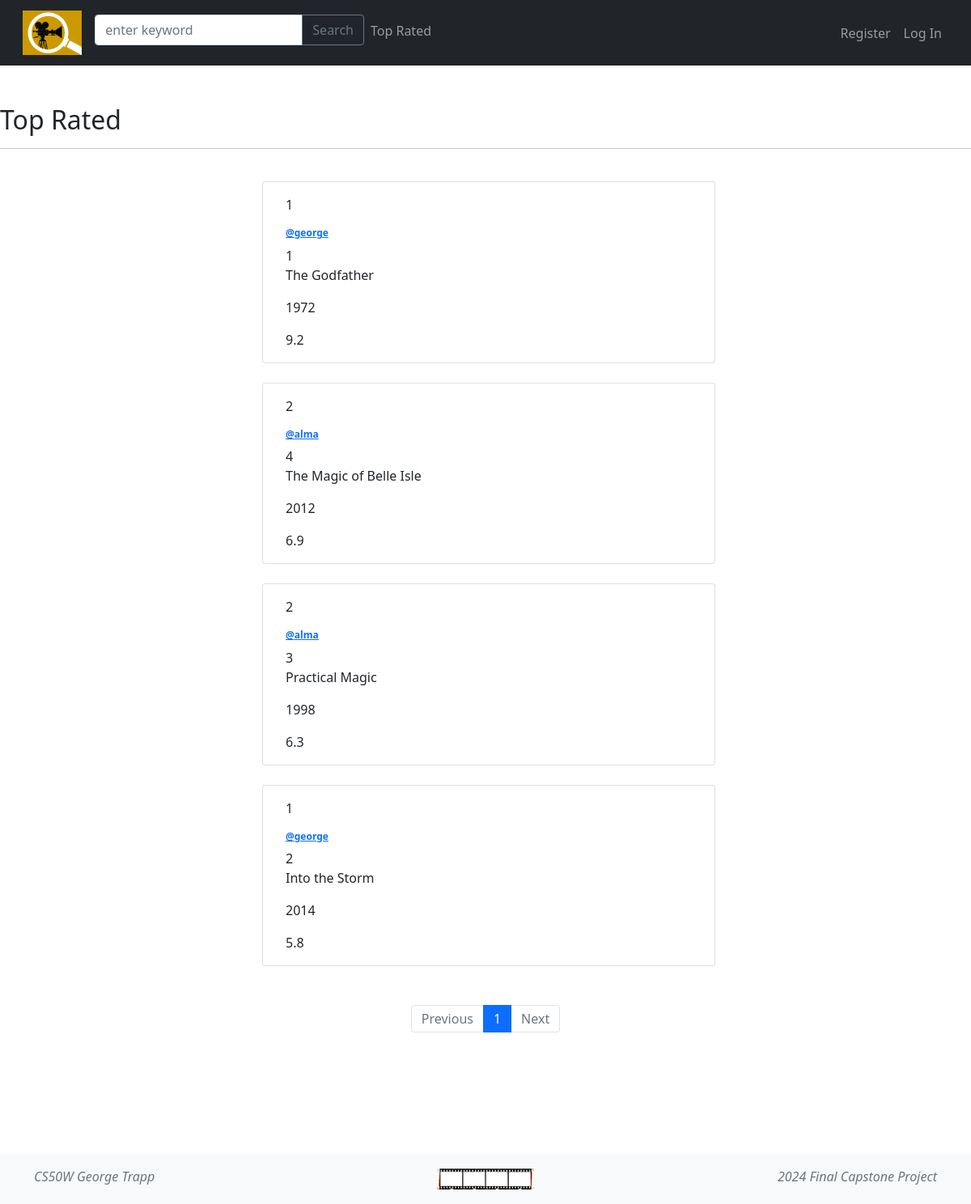
The page /top_rated on the database as committed earlier.
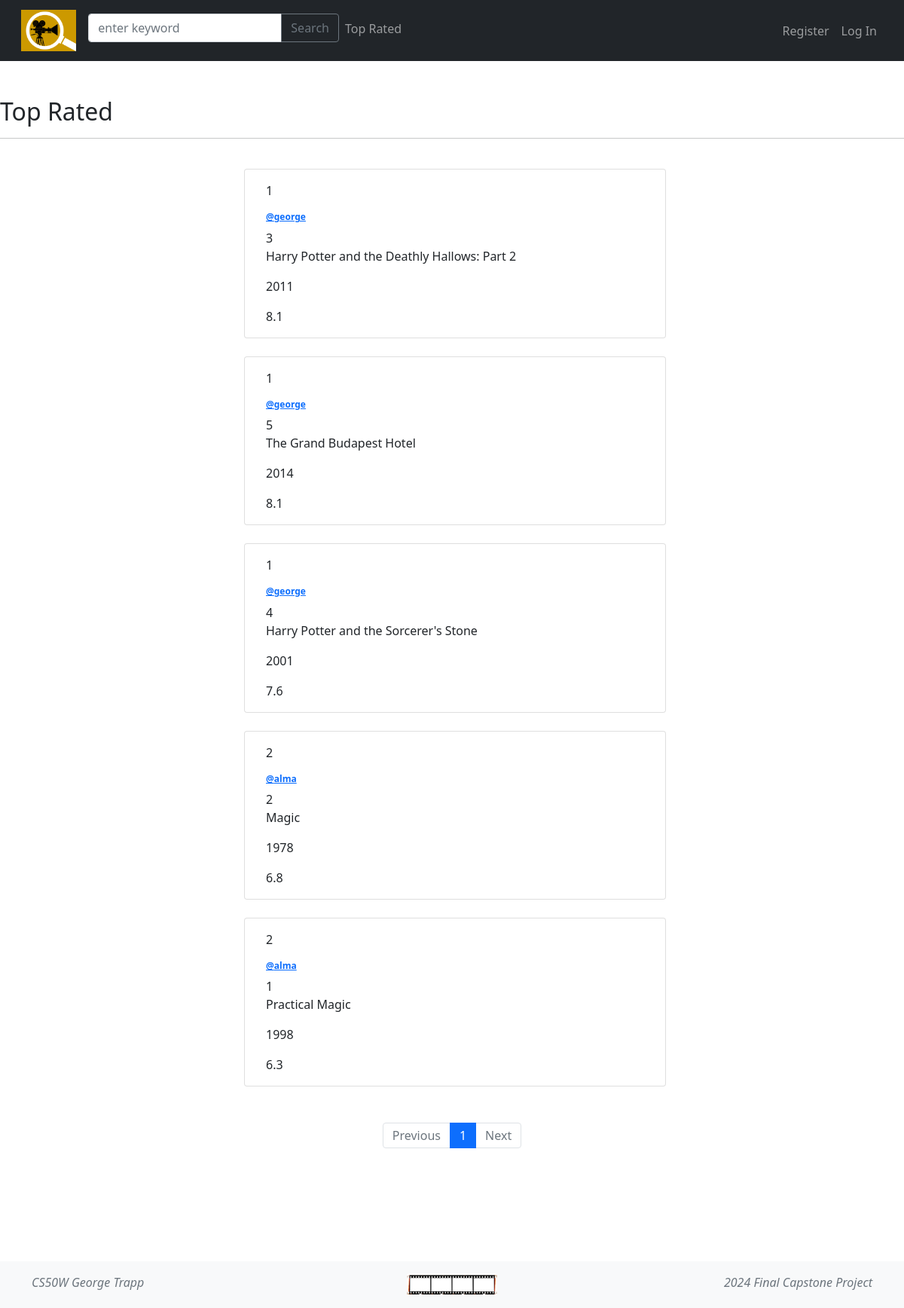
The same page on the database as committed later.
### movies/models.py (models this page shows, shortened)
class Movie(models.Model):
    user = models.ForeignKey(User, on_delete=models.CASCADE, related_name="movie_user")
    imdb_id = models.CharField(unique=True, max_length=100)
    title = models.CharField(max_length=100)
    year = models.CharField(max_length=100)
    poster = models.CharField(max_length=1000)
    type = models.CharField(max_length=100)
    rated = models.CharField(max_length=10)
    runtime = models.CharField(max_length=10)
    director = models.CharField(max_length=100)
    actors = models.CharField(max_length=100)
    plot = models.CharField(max_length=1000)
    genre = models.CharField(max_length=100)
    awards = models.CharField(max_length=100)
    metascore = models.CharField(max_length=10)
    imdb_rating = models.CharField(max_length=10)
    is_bookmarked = models.BooleanField(default=True)
    my_list = models.ManyToManyField(User, blank=True, null=True, related_name="_movie_mylist")

class User(AbstractUser):
    pass

### movies/views.py (the view)
# urls.py: path("top_rated", views.top_rated, name="_top_rated"),
def top_rated(request):
    movies = Movie.objects.all().order_by("imdb_rating").reverse()
    print("Debug - top_rated: Movie  <QuerySet")
    paginator = Paginator(movies, 5)
    page_number = request.GET.get("page")
    page_obj = paginator.get_page(page_number)
    return render(request, "movies/top-rated.html", {"page_obj": page_obj})

### movies/templates/movies/top-rated.html (shortened to what this page needs)
{% extends "movies/layout.html" %}
{% block body %}
<br>
<h2>Top Rated</h2>
<hr>
<br>
<div class="container">
   {% for movie in page_obj %}
   <div class="row justify-content-center mb-4">
      <div class="ms-2 card" style="width: 35rem" data-id="{{movie.id}}";>
         <div class="card-body rounded">
            <p>{{movie.user.id}}</p>
            <h5 class="card-title"><a href="{% url '_profile' user_id=movie.user.id%}"><b>@{{ movie.user}}</b></h5></a>
            {{movie.id}}
            <p class="card-text" id="post_content">{{movie.title}}</p>
            <p class="card-text" id="post_content">{{movie.year}}</p>
            <p class="card-text" id="post_content">{{movie.imdb_rating}}</p>
         </div>
      </div>
      <br>
   </div>
   {% endfor %}
   <br>
   <nav aria-label="Page">
      <ul class="pagination justify-content-center">
         {% if page_obj.has_previous %}
         <li class="page-item">
            <a class="page-link" href="?page={{ page_obj.previous_page_number }}">Previous</a>
         </li>
         {% else %}
         <li class="page-item disabled">
            <a class="page-link" href="#" tabindex="-1" aria-disabled="True">Previous</a>
         </li>
         {% endif %}
         {% for i in page_obj.paginator.page_range %}
         {% if page_obj.number == i %}
         <li class="page-item active" aria-current="page">
            <span class="page-link">
               {{ i }}
            </span>
         </li>
         {% else %}
         <li class="page-item"><a class="page-link" href="?page={{ i }}">{{ i }}</a></li>
         {% endif %}
         {% endfor %}
         {% if page_obj.has_next %}
         <li class="page-item">
            <a class="page-link" href="?page={{ page_obj.next_page_number }}">Next</a>
         </li>
         {% else %}
         <li class="page-item disabled">
            <a class="page-link" href="#" tabindex="-1" aria-disabled="True">Next</a>
         </li>
         {% endif %}
      </ul>
   </nav>
   {% endblock %}

### movies/templates/movies/layout.html (shortened to what this page needs)
{% load static %}
<!DOCTYPE html>
<html lang="en">
<head>
  <link rel="stylesheet" href="https://cdn.jsdelivr.net/npm/bootstrap@4.3.1/dist/css/bootstrap.min.css"
>
  <link rel="stylesheet" href="{% static 'movies/styles.css' %}" />
</head>
<body>
  <link href="https://cdn.jsdelivr.net/npm/bootstrap@5.0.2/dist/css/bootstrap.min.css" rel="stylesheet"
>
  <nav class="navbar navbar-expand-md navbar-dark bg-dark">
    <div class="container-fluid">
      <a class="navbar-brand abs" href="{% url 'index' %}"><img src="{% static 'movies/media/film-camera.png' %}" alt=""
          height="55"></a>
        <div class="navbar-collapse collapse" id="collapseNavbar">
          <ul class="navbar-nav">
            <li class="nav-item">
              <form action="{% url 'search' %}" method="post">
                <div class="input-group mb-2">
                  <input type="text" name="keyword" class="form-control" placeholder="enter keyword" aria-label="enter keyword"
                    aria-describedby="button-addon2">
                  <button class="btn btn-outline-secondary" type="submit" id="button-addon2">Search</button>
                </div>
              </form>
            </li>
            <li class="nav-item">
              <a class="nav-link" href="{% url '_top_rated' %}">Top Rated</a>
            </li>
          </ul>
          <ul class="navbar-nav ms-auto">
            {% if user.is_authenticated %}
            <li class="nav-item">
              <h1 style="color: white">{{ user.id }}</h1>
              <a class="nav-link" href="{% url '_profile' user_id=user.id %}"><strong>{{ user.username }}</strong>
                <sup><span class="badge badge-pill badge-danger" id="notifications"></span></sup></a>
            </li>
            <li class="nav-item">
              <a class="nav-link" href="{% url 'logout' %}">Log Out</a>
            </li>
            {% else %}
            <li class="nav-item">
              <a class="nav-link" href="{% url 'register' %}">Register</a>
            </li>
            <li class="nav-item">
              <a class="nav-link" href="{% url 'login' %}"> Log In</a>
            </li>
            {% endif %}
          </ul>
        </div>
    </div>
  </nav>
  <div class="body">
    <br>
    {% block body %}
    {% endblock %}
  </div>
  <footer class="footer mt-auto py-3 bg-light fixed-bottom">
    <div class="container">
      <div class="row">
        <div class="col">
          <i><a href="https://linkedin.com/in/georgetrapp/" class="text-decoration-none text-secondary">CS50W George Trapp</a></i>
        </div>
        <div class="col">
          <img src="{% static 'movies/media/filmstrip.jpg' %}" class="rounded mx-auto d-block" alt="" height="30">
        </div>
        <div class="col text-right">
          <i><a href="https://cs50.harvard.edu/web/2020/projects/final/capstone/" class="text-decoration-none text-secondary">2024 Final Capstone Project</a></i>
        </div>
  </footer>
</body>
</html>

### movies/static/movies/styles.css (style rules this page uses)
.card-title { font-size: .75rem; }
body { padding-bottom: 15%; }

Rows that differ between the two databases and show on the page:
changed Movie id 3: user.id "2" → "1"; user "alma" → "george"; title "Practical Magic" → "Harry Potter and the Deathly Hallows: Part 2"; year "1998" → "2011"; imdb_rating "6.3" → "8.1"; moves up the list
added Movie: user.id "1", user "george", id "5", title "The Grand Budapest Hotel", year "2014", imdb_rating "8.1"
changed Movie id 4: user.id "2" → "1"; user "alma" → "george"; title "The Magic of Belle Isle" → "Harry Potter and the Sorcerer's Stone"; year "2012" → "2001"; imdb_rating "6.9" → "7.6"; moves down the list
changed Movie id 2: user.id "1" → "2"; user "george" → "alma"; title "Into the Storm" → "Magic"; year "2014" → "1978"; imdb_rating "5.8" → "6.8"; moves up the list
changed Movie id 1: user.id "1" → "2"; user "george" → "alma"; title "The Godfather" → "Practical Magic"; year "1972" → "1998"; imdb_rating "9.2" → "6.3"
